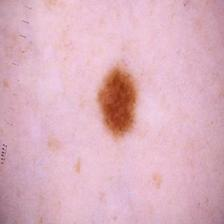
#> input picture data/raw/test/Benign/6317.jpg, 224 x 224 px, given in place of 8.jpg, which was not available
$ jupyter execute --allow-errors 01-Preparacion_datos.ipynb   (text cells are left out)
#> lines starting #> are read from the running program, lines starting #| are printed output that depends on the picture; after the words box and inside, x2 and y2 are one past the last pixel; in counts of white or black regions, pixels touching at a corner belong together; pictures that were not available may be replaced by others from this repository, and a replacement may not be noted
[cell 1]
# IMPORTACIONES
# Standard library
from pathlib import Path
import shutil
import matplotlib.pyplot as plt
from torchvision.utils import make_grid
import numpy as np
from PIL import Image, ImageOps
import cv2
from skimage import color, filters, morphology, util

# Third-party
import torch
from PIL import Image, ImageOps
from torch.utils.data import DataLoader
from torchvision import datasets, transforms
from torchvision.transforms import functional as TF


# RUTAS

BASE_DIR = Path(".").resolve()
DATA_DIR = Path("D:/proyectos/Caso_aprendizaje-Melanomas/data/raw")
SPLITS = ["train", "val", "test"]
ALLOWED_EXTS = {".jpg", ".jpeg", ".png", ".bmp", ".tif", ".tiff"}
TRAIN_DIR = DATA_DIR / "train"
VAL_DIR   = DATA_DIR / "val"
TEST_DIR  = DATA_DIR / "test"
QUAR_DIR = DATA_DIR / "_quarantine"
QUAR_DIR.mkdir(exist_ok=True)
for p in (TRAIN_DIR, VAL_DIR, TEST_DIR): print(p, "exists:", p.exists())

# Hiperparámetros
CLASSES = 2
BATCH   = 32
ROWS = COLS = 224
INPUT_CH = 3
EPOCHS  = 20
TEST_MAX_SAMPLES = 3000
SEED    = 42

[cell 2]
# Función para contar imágenes por carpeta
def count_images_in_dir(dir_path: Path):
    if not dir_path.exists():
        return {}
    counts = {}
    for cls_dir in dir_path.iterdir():
        if cls_dir.is_dir():
            n_imgs = sum(1 for f in cls_dir.rglob("*") if f.suffix.lower() in ALLOWED_EXTS)
            counts[cls_dir.name] = n_imgs
    return counts

# Recolectar conteos
all_counts = {}
for split in SPLITS:
    split_dir = DATA_DIR / split
    all_counts[split] = count_images_in_dir(split_dir)

# Mostrar tabla
import pandas as pd

df = pd.DataFrame(all_counts).fillna(0).astype(int).T
df["Total"] = df.sum(axis=1)
display(df)

[cell 3]
import torch

print("CUDA disponible:", torch.cuda.is_available())
#> (this line was passed over: torch is not available in this run)
#> (the rest of this cell did not finish here and is left out)

[cell 4]
def clean_folder(split_dir: Path):
    n_total=n_quar=0
    for p in split_dir.rglob("*"):
        if p.suffix.lower() not in {".jpg",".jpeg",".png",".bmp",".tif",".tiff"}:
            continue
        n_total += 1
        try:
            with Image.open(p) as im:
                im = ImageOps.exif_transpose(im)   # respeta la orientación EXIF
                if im.mode != "RGB":
                    im = im.convert("RGB")         # fuerza 3 canales
                # No se guarda en disco: solo validamos que abre bien
        except Exception as e:
            n_quar += 1
            shutil.move(str(p), QUAR_DIR / p.name)
    print(f"{split_dir.name}: {n_total} imgs, movidas a cuarentena: {n_quar}")

for split in ["train","val","test"]:
    d = DATA_DIR / split
    if d.exists():
        clean_folder(d)
print("✅ Limpieza básica terminada (sin modificar imágenes buenas).")

[cell 5]
class PadToSquare:
    def __init__(self, fill=0): self.fill = fill
    def __call__(self, img):
        w, h = img.size
        s = max(w, h)
        pad_left  = (s - w) // 2
        pad_right = s - w - pad_left
        pad_top   = (s - h) // 2
        pad_bottom= s - h - pad_top
        return TF.pad(img, [pad_left, pad_top, pad_right, pad_bottom], fill=self.fill)

# >>> Si vas a usar TRANSFER LEARNING (recomendado):
IMAGENET_MEAN = (0.485, 0.456, 0.406)
IMAGENET_STD  = (0.229, 0.224, 0.225)

#> (the rest of this cell did not finish here and is left out)


eval_tfms = transforms.Compose([
    PadToSquare(fill=0),
    transforms.Resize((ROWS, COLS)),
    transforms.ToTensor(),
    transforms.Normalize(IMAGENET_MEAN, IMAGENET_STD),
])


train_ds = datasets.ImageFolder(DATA_DIR / "train", transform=train_tfms)
val_ds   = datasets.ImageFolder(DATA_DIR / "val",   transform=eval_tfms) if (DATA_DIR / "val").exists() else None
test_ds  = datasets.ImageFolder(DATA_DIR / "test",  transform=eval_tfms) if (DATA_DIR / "test").exists() else None

train_dl = DataLoader(train_ds, batch_size=BATCH, shuffle=True,  num_workers=0, pin_memory=(device.type=="cuda"))
val_dl   = DataLoader(val_ds,   batch_size=BATCH, shuffle=False, num_workers=0, pin_memory=(device.type=="cuda")) if val_ds else None
test_dl  = DataLoader(test_ds,  batch_size=BATCH, shuffle=False, num_workers=0, pin_memory=(device.type=="cuda")) if test_ds else None

xb, yb = next(iter(train_dl))
print("Batch:", xb.shape)  # [B, 3, 224, 224]

[cell 6]
# ===== 1.1 Semillas fijas =====
import torch, random, numpy as np
SEED = 42
random.seed(SEED); np.random.seed(SEED); torch.manual_seed(SEED)
#> (this line was passed over: torch is not available in this run)
torch.backends.cudnn.deterministic = True
torch.backends.cudnn.benchmark = False
#> (the rest of this cell did not finish here and is left out)

[cell 7]
# ===== 1.2 EXIF dentro del transform =====
from PIL import ImageOps
class ExifTranspose:
    def __call__(self, img):
        return ImageOps.exif_transpose(img)

[cell 8]
# ===== 1.3 Conteo por clase =====
from collections import Counter
def count_per_class(ds):
    idxs = [y for _, y in ds.samples] if hasattr(ds, "samples") else [y for _, y in ds.imgs]
    c = Counter(idxs)
    classes = ds.classes
    return {classes[i]: c.get(i,0) for i in range(len(classes))}

#> (the rest of this cell did not finish here and is left out)

[cell 9]
import torchvision.transforms.functional as TF
class PadToSquareReflect:
    def __call__(self, img):
        w, h = img.size
        s = max(w, h)
        pad_left  = (s - w) // 2
        pad_right = s - w - pad_left
        pad_top   = (s - h) // 2
        pad_bottom= s - h - pad_top
        return TF.pad(img, [pad_left, pad_top, pad_right, pad_bottom], padding_mode="reflect")

#> (a cell that did not finish here is left out)

[cell 11]
workers = 2
#> (the rest of this cell did not finish here and is left out)

#> (a cell that did not finish here is left out)

[cell 13]
# === Celda única: Preprocesado dermatoscópico (hair removal + color constancy + máscara + crop reflect) ===
# Requisitos: pillow, numpy, opencv-python, scikit-image
# pip install pillow numpy opencv-python scikit-image


# ---------- 1) Hair removal (inpainting sobre trazos oscuros finos) ----------
def hair_removal_bh_inpaint(rgb, se_size=9, thresh_percentile=90, dilate_iter=1, method=cv2.INPAINT_TELEA):
    """
    Elimina pelos oscuros:
    - Black-hat morfológico para detectar filamentos oscuros
    - Umbral por percentil (robusto)
    - Dilatación leve y 'inpainting' para rellenar
    """
    bgr = rgb[:, :, ::-1].copy()  # PIL RGB -> OpenCV BGR
    gray = cv2.cvtColor(bgr, cv2.COLOR_BGR2GRAY)

    # black-hat para resaltar trazos oscuros finos
    kernel = cv2.getStructuringElement(cv2.MORPH_RECT, (se_size, se_size))
    bh = cv2.morphologyEx(gray, cv2.MORPH_BLACKHAT, kernel)

    # umbral robusto por percentil para seleccionar pelos
    thr = np.percentile(bh, thresh_percentile)
    mask = (bh > thr).astype(np.uint8) * 255
    if dilate_iter > 0:
        mask = cv2.dilate(mask, np.ones((3,3), np.uint8), iterations=dilate_iter)

    # inpainting
    inpainted = cv2.inpaint(bgr, mask, 3, method)
    out = inpainted[:, :, ::-1]  # back to RGB
    return out

# ---------- 2) Color constancy (Shades-of-Gray) ----------
def shades_of_gray_cc(rgb, p=6, eps=1e-6):
    """
    Shades-of-Gray (p-norm). Normaliza ganancias de canal para reducir dominantes de iluminación.
    No cambia el contraste local, solo reescala canales.
    """
    img = rgb.astype(np.float32) / 255.0
    # evitar saturaciones por valores muy cercanos a 0
    img = np.clip(img, 0.0, 1.0) + eps

    # medias p-norm por canal
    mean_p = (img ** p).mean(axis=(0, 1)) ** (1.0 / p)
    # ganancias inversas normalizadas
    gain = (1.0 / mean_p)
    gain = gain / (np.linalg.norm(gain) + eps) * np.sqrt(3)

    out = img * gain[None, None, :]
    out = np.clip(out, 0.0, 1.0)
    return (out * 255.0).astype(np.uint8)

# ---------- 3) Máscara rápida de la lesión (umbral en canal 'a' de CIELAB) ----------
def quick_lesion_mask(rgb, min_obj=300, hole_area=800):
    """
    Segmentación rápida: umbral de Otsu sobre canal 'a' en CIELAB (con blur).
    Limpieza morfológica ligera.
    """
    lab = color.rgb2lab(rgb).astype(np.float32)
    a = lab[:, :, 1]
    a_blur = cv2.GaussianBlur(a, (5, 5), 0)
    th = filters.threshold_otsu(a_blur)
    mask = (a_blur > th)

    # morfología
    mask = morphology.remove_small_holes(mask, area_threshold=hole_area)
    mask = morphology.remove_small_objects(mask, min_size=min_obj)
    mask = morphology.binary_opening(mask, morphology.disk(3))
    mask = morphology.binary_closing(mask, morphology.disk(5))
    return mask.astype(np.uint8)

# ---------- 4) Crop por máscara + reflect pad a cuadrado + resize ----------
def bbox_from_mask(mask, margin=0.10):
    ys, xs = np.where(mask > 0)
    if len(xs) == 0 or len(ys) == 0:
        return None
    x1, x2 = xs.min(), xs.max()
    y1, y2 = ys.min(), ys.max()
    h, w = mask.shape
    # margen relativo
    dx = int((x2 - x1 + 1) * margin)
    dy = int((y2 - y1 + 1) * margin)
    x1 = max(0, x1 - dx); x2 = min(w - 1, x2 + dx)
    y1 = max(0, y1 - dy); y2 = min(h - 1, y2 + dy)
    return x1, y1, x2, y2

def reflect_pad_to_square(img_np):
    """
    Rellena por reflect hasta cuadrado, sin bordes negros.
    img_np: RGB uint8 (H, W, 3)
    """
    h, w = img_np.shape[:2]
    if h == w:
        return img_np
    s = max(h, w)
    pad_top = (s - h) // 2
    pad_bottom = s - h - pad_top
    pad_left = (s - w) // 2
    pad_right = s - w - pad_left
    return cv2.copyMakeBorder(
        img_np, pad_top, pad_bottom, pad_left, pad_right,
        borderType=cv2.BORDER_REFLECT_101
    )

def crop_by_mask_reflect_resize(rgb, mask, out_size=(224, 224)):
    """
    - recorta al bbox de la máscara (+margen interno en bbox_from_mask)
    - reflect-pad hasta cuadrado
    - resize final
    """
    bbox = bbox_from_mask(mask, margin=0.10)
    if bbox is not None:
        x1, y1, x2, y2 = bbox
        crop = rgb[y1:y2+1, x1:x2+1, :]
        if crop.size == 0:
            crop = rgb
    else:
        crop = rgb
    sq = reflect_pad_to_square(crop)
    # resize antialias
    pil = Image.fromarray(sq)
    pil = pil.resize(out_size, Image.Resampling.LANCZOS)
    return np.asarray(pil)

# ---------- 5) Transform clase: todo junto y configurable ----------
class DermPreproc:
    """
    Preprocesado dermatoscópico para usar como transform inicial (antes de ToTensor):
      - exif transpose
      - hair removal (opcional)
      - color constancy Shades-of-Gray (opcional)
      - máscara rápida + crop por máscara + reflect pad
      - resize final
    Devuelve PIL.Image RGB.
    """
    def __init__(self,
                 out_size=(224, 224),
                 do_hair_removal=True,
                 do_color_constancy=True,
                 return_mask=False):
        self.out_size = out_size
        self.do_hair_removal = do_hair_removal
        self.do_color_constancy = do_color_constancy
        self.return_mask = return_mask

    def __call__(self, pil_img):
        # 1) Exif transpose y asegurar RGB
        pil_img = ImageOps.exif_transpose(pil_img)
        if pil_img.mode != "RGB":
            pil_img = pil_img.convert("RGB")

        rgb = np.array(pil_img)

        # 2) Hair removal
        if self.do_hair_removal:
            try:
                rgb = hair_removal_bh_inpaint(rgb, se_size=9, thresh_percentile=90,
                                              dilate_iter=1, method=cv2.INPAINT_TELEA)
            except Exception:
                # Si falla OpenCV o algo, seguimos sin HR
                pass

        # 3) Color constancy (Shades-of-Gray)
        if self.do_color_constancy:
            rgb = shades_of_gray_cc(rgb, p=6)

        # 4) Máscara rápida de lesión
        try:
            mask = quick_lesion_mask(rgb, min_obj=300, hole_area=800)
        except Exception:
            # Fallback: máscara vacía (sin crop)
            mask = np.zeros(rgb.shape[:2], dtype=np.uint8)

        # 5) Crop + reflect pad + resize
        rgb_out = crop_by_mask_reflect_resize(rgb, mask, out_size=self.out_size)

        pil_out = Image.fromarray(rgb_out)
        if self.return_mask:
            # Redimensionamos la máscara al mismo tamaño para inspección/uso
            m = Image.fromarray((mask*255).astype(np.uint8))
            m = m.resize(self.out_size, Image.Resampling.NEAREST)
            return pil_out, m
        return pil_out

# ---------- 6) Ejemplo de uso rápido ----------
if __name__ == "__main__":
    #Ruta de ejemplo (cámbiala por una tuya)
    from pathlib import Path
    img_path = Path("data/raw/train/Benign/8.jpg")
    pil = Image.open(img_path)
#> pil is the input picture: PIL image 224x224 RGB; mean R, G, B 219.7, 177.2, 190.3
    pre = DermPreproc(out_size=(224,224), do_hair_removal=True, do_color_constancy=True, return_mask=True)
    img_proc, mask_proc = pre(pil)
#> in hair_removal_bh_inpaint, `gray = cv2.cvtColor(bgr, cv2.COLOR_BGR2GRAY)`:
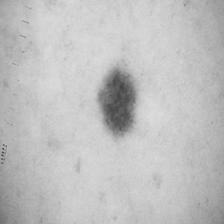
#> gray: shape (224, 224); min 67, max 221, mean 191.4
#> in hair_removal_bh_inpaint, `bh = cv2.morphologyEx(gray, cv2.MORPH_BLACKHAT, kernel)`:
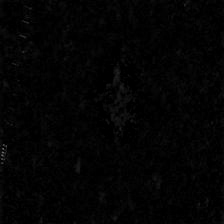
#> bh: shape (224, 224); min 0, max 102, mean 3.3
#> in hair_removal_bh_inpaint, `thr = np.percentile(bh, thresh_percentile)`: thr = 7
#> in hair_removal_bh_inpaint, `mask = (bh > thr).astype(np.uint8) * 255`:
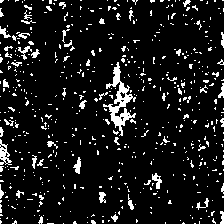
#> mask: shape (224, 224); 9.4% white in thin lines or dots
#> in hair_removal_bh_inpaint, `mask = cv2.dilate(mask, np.ones((3,3), np.uint8), iterations=dilate_it..`:
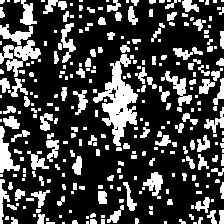
#> mask: shape (224, 224); 26.8% white; 294 white regions (158 under 20 px), largest, box (x1, y1, x2, y2) and area: (93, 54, 138, 146) 1653, (0, 40, 41, 77) 628, (0, 126, 20, 173) 397
#> in shades_of_gray_cc, `mean_p = (img ** p).mean(axis=(0, 1)) ** (1.0 / p)`: mean_p = [0.878, 0.72, 0.779]
#> in shades_of_gray_cc, `gain = (1.0 / mean_p)`: gain = [1.14, 1.39, 1.28]
#> in shades_of_gray_cc, `gain = gain / (np.linalg.norm(gain) + eps) * np.sqrt(3)`: gain = [0.894, 1.09, 1.01]
#> in shades_of_gray_cc, `out = img * gain[None, None, :]`:
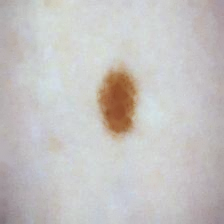
#> out: shape (224, 224, 3) float32; mean R, G, B 0.776, 0.765, 0.759
#> in quick_lesion_mask, `lab = color.rgb2lab(rgb).astype(np.float32)`: lab: shape (224, 224, 3) float32; mean of channels 0, 1, 2 78.8, 1, 1.2
#> in quick_lesion_mask, `a = lab[:, :, 1]`:
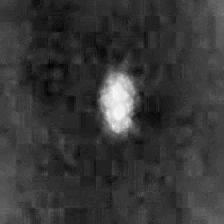
#> a: shape (224, 224) float32; min -5.72, max 25.25, mean 1; drawn with min black and max white
#> in quick_lesion_mask, `th = filters.threshold_otsu(a_blur)`: th = 9.12
#> in quick_lesion_mask, `mask = (a_blur > th)`:
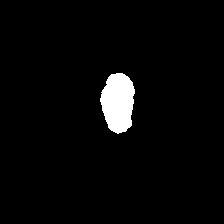
#> mask: shape (224, 224) bool; 3.2% white; 1 white region, box (x1, y1, x2, y2) and area: (100, 73, 135, 134) 1595
#> in quick_lesion_mask, `mask = morphology.binary_opening(mask, morphology.disk(3))`: mask: shape (224, 224) bool; 3.2% white; 1 white region, box (x1, y1, x2, y2) and area: (100, 73, 135, 134) 1590
#> in quick_lesion_mask, `mask = morphology.binary_closing(mask, morphology.disk(5))`: mask: shape (224, 224) bool; 3.2% white; 1 white region, box (x1, y1, x2, y2) and area: (100, 73, 135, 134) 1594
#> in bbox_from_mask, `ys, xs = np.where(mask > 0)`: ys = 1594 values from 73 to 133; xs = 1594 values, max 134 at index 400, min 100 at index 665, mean 117.7
#> in bbox_from_mask, `x1, x2 = xs.min(), xs.max()`: x1 = 100; x2 = 134
#> in bbox_from_mask, `y1, y2 = ys.min(), ys.max()`: y1 = 73; y2 = 133
#> in bbox_from_mask, `dx = int((x2 - x1 + 1) * margin)`: dx = 3
#> in bbox_from_mask, `dy = int((y2 - y1 + 1) * margin)`: dy = 6
#> in bbox_from_mask, `x1 = max(0, x1 - dx)`: x1 = 97
#> in bbox_from_mask, `x2 = min(w - 1, x2 + dx)`: x2 = 137
#> in bbox_from_mask, `y1 = max(0, y1 - dy)`: y1 = 67
#> in bbox_from_mask, `y2 = min(h - 1, y2 + dy)`: y2 = 139
#> in crop_by_mask_reflect_resize, `bbox = bbox_from_mask(mask, margin=0.10)`: bbox = (97, 67, 137, 139)
#> in crop_by_mask_reflect_resize, `x1, y1, x2, y2 = bbox`: x1 = 97; y1 = 67; x2 = 137; y2 = 139
#> in crop_by_mask_reflect_resize, `crop = rgb[y1:y2+1, x1:x2+1, :]`:
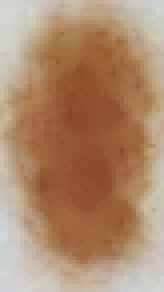
#> crop: shape (73, 41, 3) (shown 4 times larger); mean R, G, B 174.6, 138.3, 109.2
#> in reflect_pad_to_square, `return cv2.copyMakeBorder( img_np, pad_top, pad_bottom, pad_left, pad_..`:
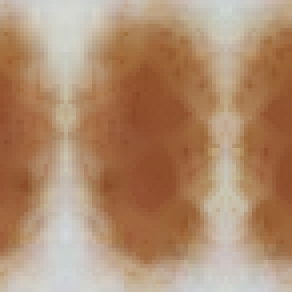
#> returned value: shape (73, 73, 3) (shown 4 times larger); mean of channels 0, 1, 2 175.5, 139.9, 110.9; drawn as R, G, B
    img_proc.show(); mask_proc.show()
    pass
